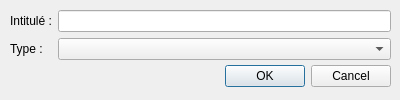
<?xml version="1.0" encoding="UTF-8"?>
<ui version="4.0">
 <class>addCatDialog</class>
 <widget class="QDialog" name="addCatDialog">
  <property name="geometry">
   <rect>
    <x>0</x>
    <y>0</y>
    <width>400</width>
    <height>100</height>
   </rect>
  </property>
  <property name="windowTitle">
   <string>Ajouter une catégorie</string>
  </property>
  <widget class="QDialogButtonBox" name="buttonBox">
   <property name="geometry">
    <rect>
     <x>50</x>
     <y>60</y>
     <width>341</width>
     <height>32</height>
    </rect>
   </property>
   <property name="orientation">
    <enum>Qt::Horizontal</enum>
   </property>
   <property name="standardButtons">
    <set>QDialogButtonBox::Cancel|QDialogButtonBox::Ok</set>
   </property>
  </widget>
  <widget class="QWidget" name="formLayoutWidget">
   <property name="geometry">
    <rect>
     <x>10</x>
     <y>10</y>
     <width>381</width>
     <height>51</height>
    </rect>
   </property>
   <layout class="QFormLayout" name="formLayout">
    <item row="0" column="0">
     <widget class="QLabel" name="label">
      <property name="text">
       <string>Intitulé :</string>
      </property>
     </widget>
    </item>
    <item row="0" column="1">
     <widget class="QLineEdit" name="qleTitle"/>
    </item>
    <item row="1" column="0">
     <widget class="QLabel" name="label_2">
      <property name="text">
       <string>Type :</string>
      </property>
     </widget>
    </item>
    <item row="1" column="1">
     <widget class="QComboBox" name="qcbType"/>
    </item>
   </layout>
  </widget>
 </widget>
 <resources/>
 <connections>
  <connection>
   <sender>buttonBox</sender>
   <signal>accepted()</signal>
   <receiver>addCatDialog</receiver>
   <slot>accept()</slot>
   <hints>
    <hint type="sourcelabel">
     <x>248</x>
     <y>254</y>
    </hint>
    <hint type="destinationlabel">
     <x>157</x>
     <y>274</y>
    </hint>
   </hints>
  </connection>
  <connection>
   <sender>buttonBox</sender>
   <signal>rejected()</signal>
   <receiver>addCatDialog</receiver>
   <slot>reject()</slot>
   <hints>
    <hint type="sourcelabel">
     <x>316</x>
     <y>260</y>
    </hint>
    <hint type="destinationlabel">
     <x>286</x>
     <y>274</y>
    </hint>
   </hints>
  </connection>
 </connections>
</ui>
